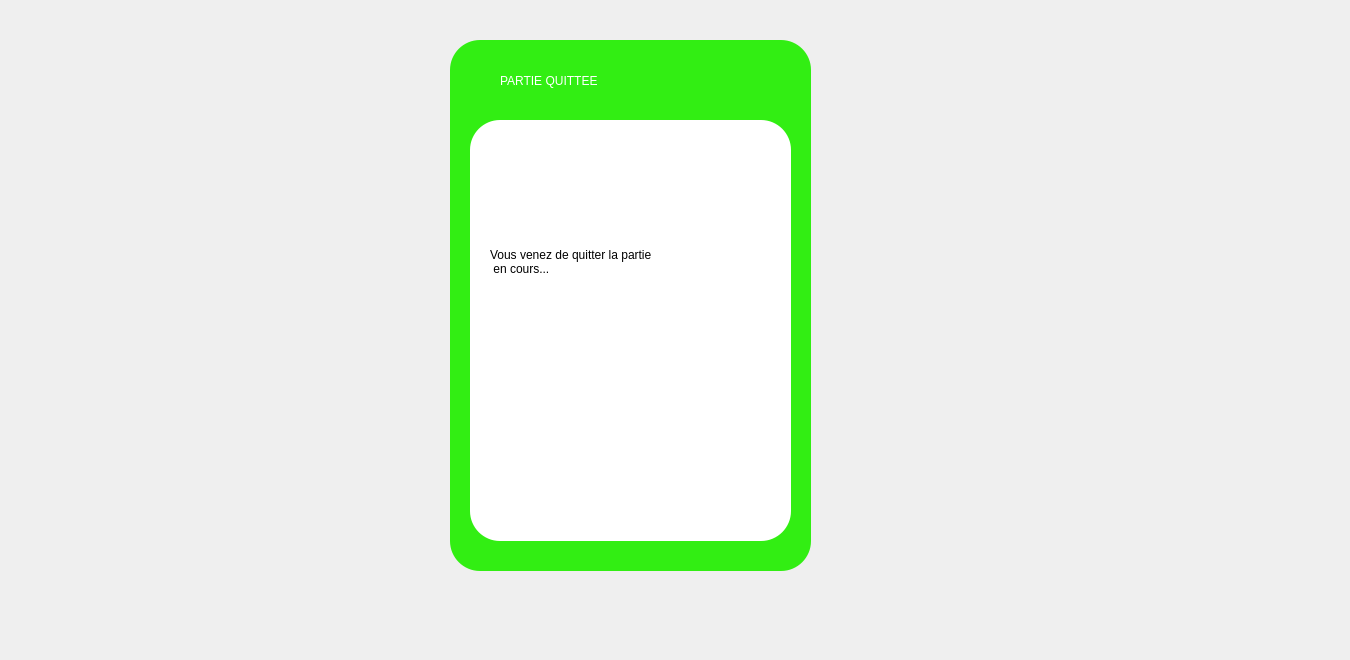
    <widget class="QWidget" name="page_quitee">
     <widget class="QLabel" name="label_9">
      <property name="geometry">
       <rect>
        <x>450</x>
        <y>40</y>
        <width>361</width>
        <height>531</height>
       </rect>
      </property>
      <property name="styleSheet">
       <string notr="true">background-color: rgb(50, 238, 19);
border-radius:30px;</string>
      </property>
      <property name="text">
       <string/>
      </property>
     </widget>
     <widget class="QLabel" name="titre_partie_quittee">
      <property name="geometry">
       <rect>
        <x>500</x>
        <y>60</y>
        <width>281</width>
        <height>41</height>
       </rect>
      </property>
      <property name="styleSheet">
       <string notr="true">color: rgb(255, 255, 255);
font: 28pt &quot;Ubuntu&quot;;</string>
      </property>
      <property name="text">
       <string>PARTIE QUITTEE</string>
      </property>
     </widget>
     <widget class="QLabel" name="label_16">
      <property name="geometry">
       <rect>
        <x>470</x>
        <y>120</y>
        <width>321</width>
        <height>421</height>
       </rect>
      </property>
      <property name="styleSheet">
       <string notr="true">border-radius: 30px;
color: rgb(0, 0, 0);
background-color: white;</string>
      </property>
      <property name="text">
       <string/>
      </property>
     </widget>
     <widget class="QLabel" name="info_partie_quittee">
      <property name="geometry">
       <rect>
        <x>490</x>
        <y>200</y>
        <width>281</width>
        <height>151</height>
       </rect>
      </property>
      <property name="text">
       <string>Vous venez de quitter la partie 
 en cours... 
 
 </string>
      </property>
     </widget>
     <widget class="QLabel" name="label_51">
      <property name="geometry">
       <rect>
        <x>30</x>
        <y>10</y>
        <width>1311</width>
        <height>641</height>
       </rect>
      </property>
      <property name="styleSheet">
       <string notr="true">background-image: url(:/images/backg.jpg);</string>
      </property>
      <property name="text">
       <string/>
      </property>
     </widget>
     <zorder>label_51</zorder>
     <zorder>label_9</zorder>
     <zorder>titre_partie_quittee</zorder>
     <zorder>label_16</zorder>
     <zorder>info_partie_quittee</zorder>
    </widget>
